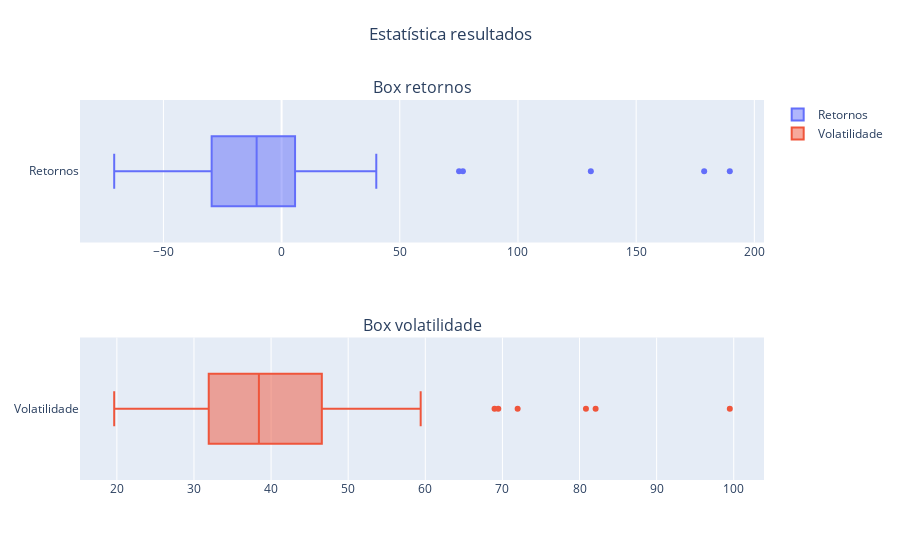

Notebook source saved alongside this figure:
### Code cell
fig = make_subplots(
    rows=2, cols=1,
    subplot_titles=['Box retornos', 
    'Box volatilidade'])

fig.update_layout({'title': {'text': 'Estatística resultados', 'x':0.5, 'y':0.95}})

fig.add_trace(
    go.Box(x=vol_part.Retorno,
    name='Retornos',
    hovertext=vol_part.Ativo,
    showlegend=True),
    row=1, col=1)

fig.add_trace(
    go.Box(x=vol_part.Volatilidade,
    hovertext=vol_part.Ativo,
    name='Volatilidade'),
    row=2, col=1)

#fig = make_subplots(rows=2, cols=1, shared_xaxes=True)

fig.show()

### Figure 1 — Plotly figure (JSON) as saved in the notebook; plotly's stock layout.template omitted (floating-point values rounded to 4 significant figures)
{"data": [{"hovertext": ["RRRP3", "ALPA4", "ABEV3", "AMER3", "AZUL4", "B3SA3", "BIDI11", "BPAN4", "BBSE3", "BRML3", "BBDC3", "BBDC4", "BRAP4", "BBAS3", "BRKM5", "BRFS3", "BPAC11", "CRFB3", "CCRO3", "CMIG4", "CIEL3", "COGN3", "CPLE6", "CSAN3", "CPFE3", "CVCB3", "CYRE3", "DXCO3", "ECOR3", "ELET3", "ELET6", "EMBR3", "ENBR3", "ENGI11", "ENEV3", "EGIE3", "EQTL3", "EZTC3", "FLRY3", "GGBR4", "GOAU4", "GOLL4", "NTCO3", "SOMA3", "HAPV3", "HYPE3", "GNDI3", "IRBR3", "ITSA4", "ITUB4", "JBSS3", "JHSF3", "KLBN11", "RENT3", "LCAM3", "LWSA3", "LREN3", "MGLU3", "MRFG3", "CASH3", "BEEF3", "MRVE3", "MULT3", "PCAR3", "PETR3", "PETR4", "PRIO3", "PETZ3", "POSI3", "QUAL3", "RADL3", "RDOR3", "RAIL3", "SBSP3", "SANB11", "CSNA3", "SULA11", "SUZB3", "TAEE11", "VIVT3", "TIMS3", "TOTS3", "UGPA3", "USIM5", "VALE3", "VIIA3", "VBBR3", "WEGE3", "YDUQ3"], "name": "Retornos", "showlegend": true, "type": "box", "x": [-10.75, -10.56, 1.823, -57.03, -36.23, -41.86, -8.901, 17.14, -25.04, -14.51, -20.55, -15.96, 8.755, -16.44, 178.8, 5.678, -5.853, -16.04, -10.01, 12.76, -35.88, -47.32, 5.743, 12.32, -2.441, -31.0, -41.03, -2.981, -43.78, 3.535, 1.511, 189.6, 13.86, -9.497, -10.12, -6.847, 2.096, -49.1, -29.54, 14.89, 15.48, -28.89, -50.8, -3.194, -28.83, -14.16, -19.79, -48.2, -14.96, -14.33, 75.09, -19.36, 0.7574, -20.74, -16.11, -36.31, -34.8, -70.82, 76.7, 11.15, 19.15, -32.97, -14.88, -61.91, 23.73, 16.52, 40.06, -11.75, 130.8, -46.09, -1.721, -29.76, -7.979, -4.482, -23.75, -25.17, -30.54, 2.507, 23.61, 14.17, -3.476, 4.691, -36.98, 8.727, -1.397, -67.63, 5.749, -15.76, -38.87], "xaxis": "x", "yaxis": "y"}, {"hovertext": ["RRRP3", "ALPA4", "ABEV3", "AMER3", "AZUL4", "B3SA3", "BIDI11", "BPAN4", "BBSE3", "BRML3", "BBDC3", "BBDC4", "BRAP4", "BBAS3", "BRKM5", "BRFS3", "BPAC11", "CRFB3", "CCRO3", "CMIG4", "CIEL3", "COGN3", "CPLE6", "CSAN3", "CPFE3", "CVCB3", "CYRE3", "DXCO3", "ECOR3", "ELET3", "ELET6", "EMBR3", "ENBR3", "ENGI11", "ENEV3", "EGIE3", "EQTL3", "EZTC3", "FLRY3", "GGBR4", "GOAU4", "GOLL4", "NTCO3", "SOMA3", "HAPV3", "HYPE3", "GNDI3", "IRBR3", "ITSA4", "ITUB4", "JBSS3", "JHSF3", "KLBN11", "RENT3", "LCAM3", "LWSA3", "LREN3", "MGLU3", "MRFG3", "CASH3", "BEEF3", "MRVE3", "MULT3", "PCAR3", "PETR3", "PETR4", "PRIO3", "PETZ3", "POSI3", "QUAL3", "RADL3", "RDOR3", "RAIL3", "SBSP3", "SANB11", "CSNA3", "SULA11", "SUZB3", "TAEE11", "VIVT3", "TIMS3", "TOTS3", "UGPA3", "USIM5", "VALE3", "VIIA3", "VBBR3", "WEGE3", "YDUQ3"], "name": "Volatilidade", "type": "box", "x": [50.89, 41.33, 29.84, 59.4, 53.03, 36.71, 80.83, 69.46, 23.71, 35.88, 30.6, 31.93, 37.1, 31.85, 49.71, 39.65, 40.91, 31.18, 35.09, 29.4, 46.98, 51.64, 29.15, 33.34, 27.06, 58.7, 46.58, 39.81, 38.98, 41.84, 38.63, 57.95, 20.59, 28.32, 36.25, 19.65, 28.39, 47.56, 29.08, 38.05, 34.93, 53.45, 39.55, 45.96, 40.47, 29.27, 44.94, 40.67, 26.65, 30.04, 30.58, 41.64, 28.41, 39.71, 40.55, 68.98, 37.76, 56.74, 36.52, 99.49, 41.03, 39.62, 36.92, 82.09, 43.39, 44.41, 54.14, 44.2, 71.98, 38.05, 30.59, 34.21, 33.3, 33.07, 32.48, 50.31, 37.09, 32.61, 22.02, 21.67, 26.71, 38.42, 42.51, 49.79, 35.11, 55.73, 35.65, 34.7, 46.58], "xaxis": "x2", "yaxis": "y2"}], "layout": {"annotations": [{"font": {"size": 16}, "showarrow": false, "text": "Box retornos", "x": 0.5, "xanchor": "center", "xref": "paper", "y": 1, "yanchor": "bottom", "yref": "paper"}, {"font": {"size": 16}, "showarrow": false, "text": "Box volatilidade", "x": 0.5, "xanchor": "center", "xref": "paper", "y": 0.375, "yanchor": "bottom", "yref": "paper"}], "title": {"text": "Estatística resultados", "x": 0.5, "y": 0.95}, "xaxis": {"anchor": "y", "domain": [0, 1]}, "xaxis2": {"anchor": "y2", "domain": [0, 1]}, "yaxis": {"anchor": "x", "domain": [0.625, 1]}, "yaxis2": {"anchor": "x2", "domain": [0, 0.375]}}}
